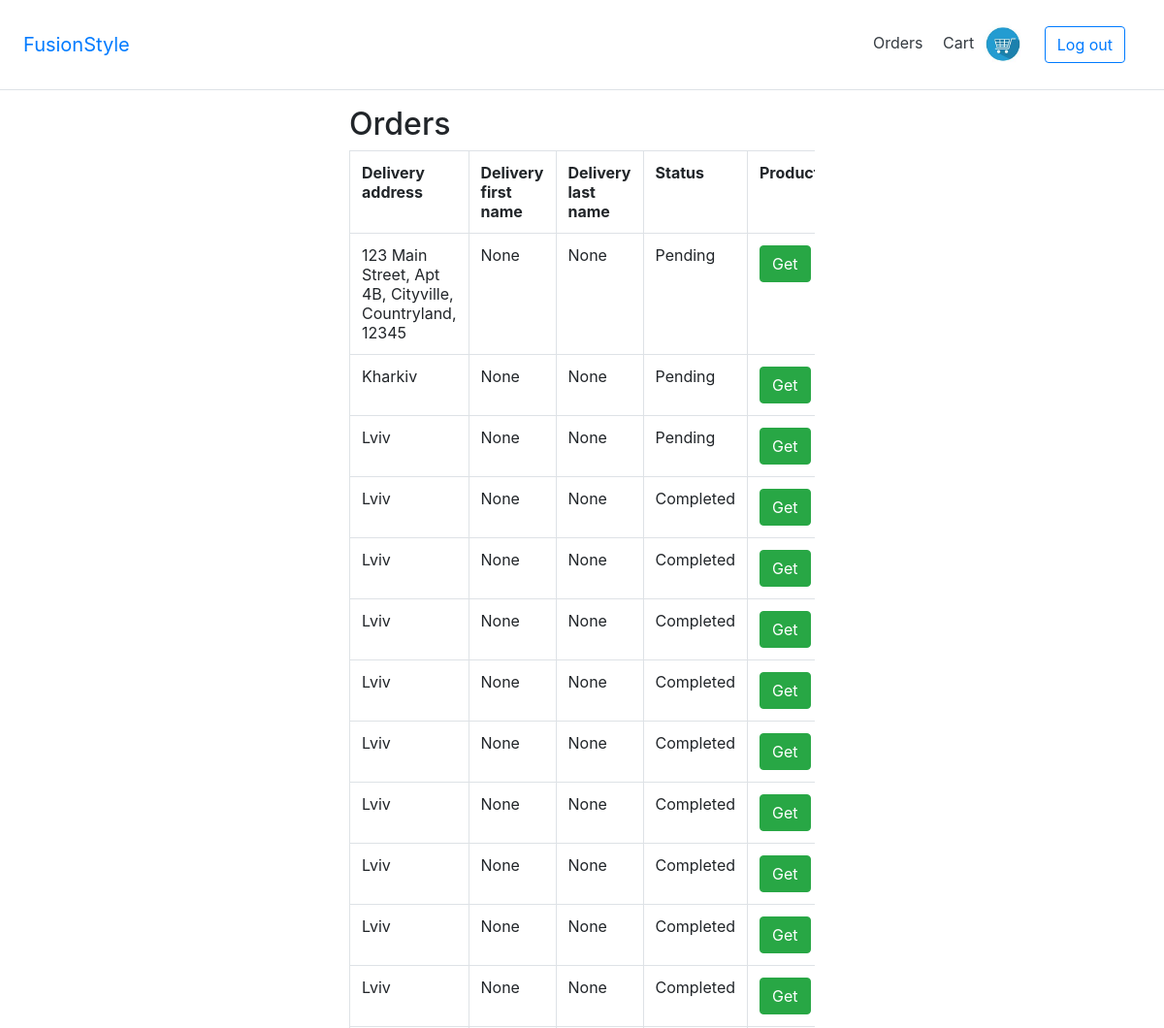
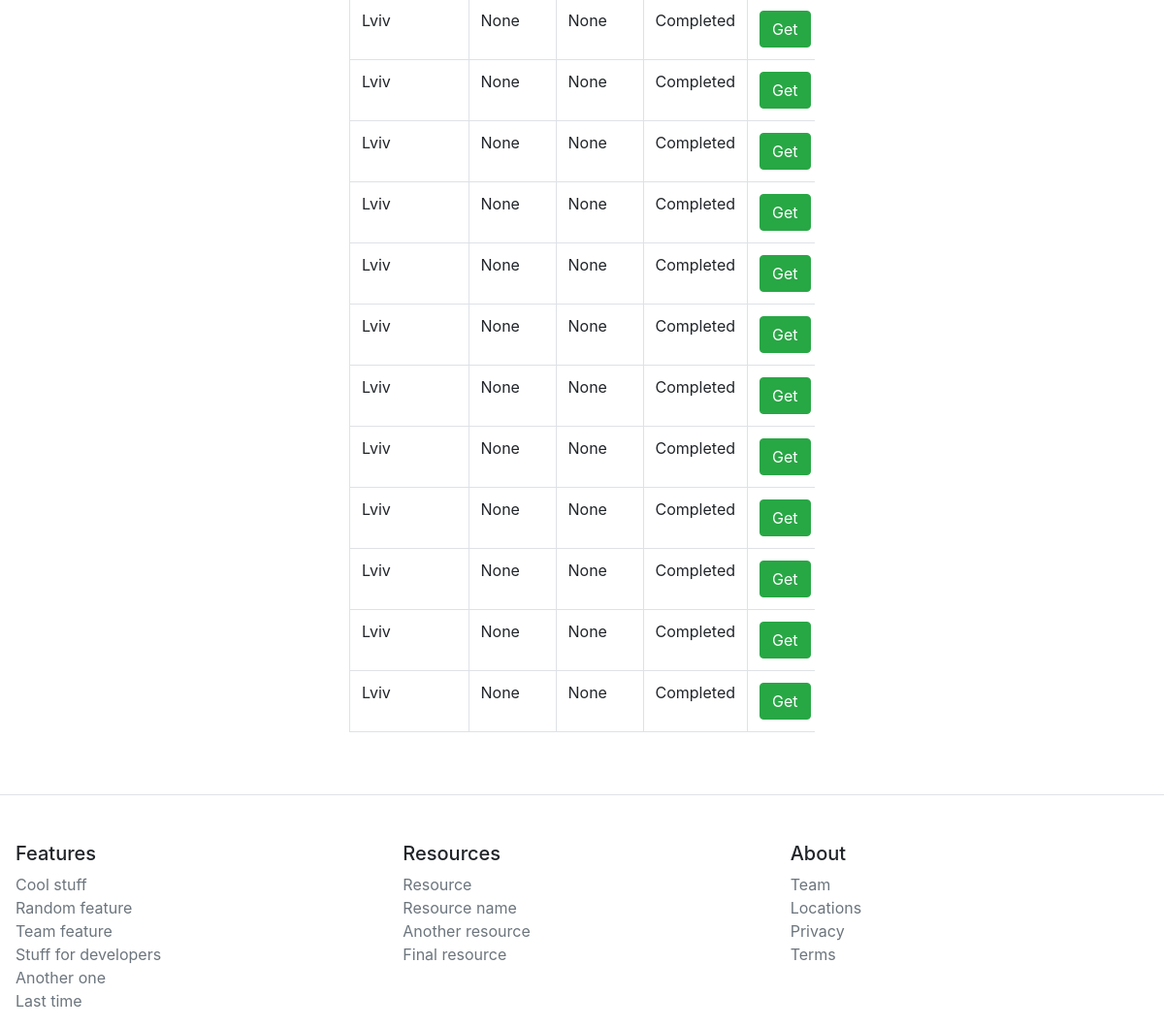
Screenshot of /shop/orders-list/7/ (signed in) with the database file from the repository (2 pictures, top to bottom).
### shop/models.py (models this page shows, shortened)
class Order(BaseModel):
    class ORDER_STATUS(models.IntegerChoices):
        ORDER_IN_PROCESSING = 0, "Order is processing"
        PENDING = 1, "Pending"
        COMPLETED = 2, "Completed"
    customer = models.ForeignKey(Customer, on_delete=models.CASCADE)
    status = models.PositiveSmallIntegerField(choices=ORDER_STATUS.choices, default=ORDER_STATUS.ORDER_IN_PROCESSING)
    products = models.ManyToManyField(Product, related_name="order")
    delivery_address = models.TextField(max_length=100, null=True, blank=True)
    delivery_first_name = models.CharField(max_length=50, null=True, blank=True)
    delivery_last_name = models.CharField(max_length=50, null=True, blank=True)
    cart = models.ForeignKey(Cart, on_delete=models.SET_NULL, null=True)

### shop/views.py (the view)
# urls.py: path("orders-list/<int:pk>/", OrdersListView.as_view(), name="orders-list"),
class OrdersListView(LoginRequiredMixin, ListView):
    template_name = "orders_list.html"
    context_object_name = "orders"
    login_url = "index"
    def get_queryset(self):
        user = get_object_or_404(get_user_model(), pk=self.kwargs.get("pk"))
        queryset = user.order_set.all()
        return queryset

### shop/templates/orders_list.html (shortened to what this page needs)
{% extends "index.html" %}
{% load crispy_forms_tags %}
{% block content %}
<div class="table-responsive mx-auto" style="width: 40%">
    {% if orders %}
    <h2>Orders</h2>
     {% else %}
        <h2>No Orders</h2>
        {% endif %}
    <div class="table-responsive">
        {% if orders %}
        <table class="table table-bordered">
            <tr style="">
                <th scope="col">Delivery address</th>
                <th scope="col">Delivery first name</th>
                <th scope="col">Delivery last name</th>
                <th scope="col">Status</th>
                <th scope="col">Products</th>
            </tr>
            {% for order in orders %}
            <tr>
                <td>{{ order.delivery_address }}</td>
                <td>{{ order.delivery_first_name }}</td>
                <td>{{ order.delivery_last_name }}</td>
                <td>{{ order.get_status_display }}</td>
                <td><a type="button" class="btn btn-success" href="{% url 'shop:orders-detail-list' order.id %}">Get</a></td>
            </tr>
            {% endfor %}
        </table>
        {% endif %}
    </div>
</div>
{% endblock %}

### rows the page displays
Order: delivery_address "123 Main Street, Apt 4B, Cityville, Countryland, 12345", delivery_first_name "None", delivery_last_name "None", status "Pending"
Order: delivery_address "Kharkiv", delivery_first_name "None", delivery_last_name "None", status "Pending"
Order: delivery_address "Lviv", delivery_first_name "None", delivery_last_name "None", status "Pending"
Order: delivery_address "Lviv", delivery_first_name "None", delivery_last_name "None", status "Completed"
Order: delivery_address "Lviv", delivery_first_name "None", delivery_last_name "None", status "Completed"
Order: delivery_address "Lviv", delivery_first_name "None", delivery_last_name "None", status "Completed"
Order: delivery_address "Lviv", delivery_first_name "None", delivery_last_name "None", status "Completed"
Order: delivery_address "Lviv", delivery_first_name "None", delivery_last_name "None", status "Completed"
Order: delivery_address "Lviv", delivery_first_name "None", delivery_last_name "None", status "Completed"
Order: delivery_address "Lviv", delivery_first_name "None", delivery_last_name "None", status "Completed"
Order: delivery_address "Lviv", delivery_first_name "None", delivery_last_name "None", status "Completed"
Order: delivery_address "Lviv", delivery_first_name "None", delivery_last_name "None", status "Completed"
Order: delivery_address "Lviv", delivery_first_name "None", delivery_last_name "None", status "Completed"
Order: delivery_address "Lviv", delivery_first_name "None", delivery_last_name "None", status "Completed"
Order: delivery_address "Lviv", delivery_first_name "None", delivery_last_name "None", status "Completed"
Order: delivery_address "Lviv", delivery_first_name "None", delivery_last_name "None", status "Completed"
Order: delivery_address "Lviv", delivery_first_name "None", delivery_last_name "None", status "Completed"
Order: delivery_address "Lviv", delivery_first_name "None", delivery_last_name "None", status "Completed"
Order: delivery_address "Lviv", delivery_first_name "None", delivery_last_name "None", status "Completed"
Order: delivery_address "Lviv", delivery_first_name "None", delivery_last_name "None", status "Completed"
Order: delivery_address "Lviv", delivery_first_name "None", delivery_last_name "None", status "Completed"
Order: delivery_address "Lviv", delivery_first_name "None", delivery_last_name "None", status "Completed"
Order: delivery_address "Lviv", delivery_first_name "None", delivery_last_name "None", status "Completed"
Order: delivery_address "Lviv", delivery_first_name "None", delivery_last_name "None", status "Completed"
